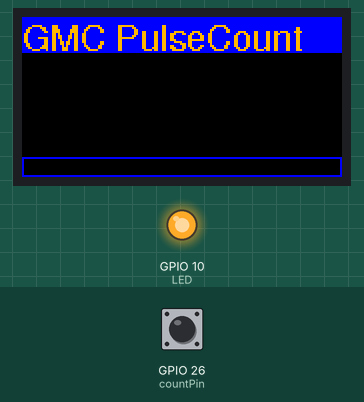
This sketch was run on a simulated ESP32. Shown: 160×80 colour display, output pins drawn as LEDs (lit = HIGH). The inputs (shaded band) are chosen by the test bench; at power-on: GPIO 26 (countPin) HIGH. What the sketch prints to the serial monitor is not drawn.

Above: at 1.3 s.
1.4 s: GPIO 26 (countPin) pulled LOW for 0.15 s
At 2.0 s:
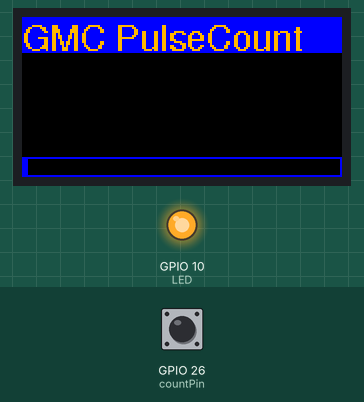
3.0 s: GPIO 26 (countPin) pulled LOW for 1 s
At 4.4 s:
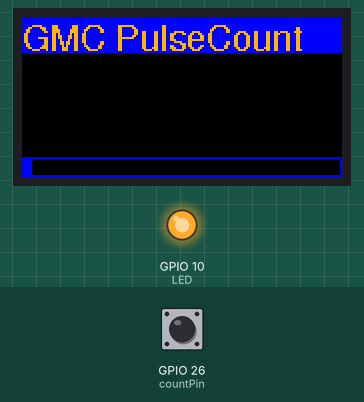
5.5 s: GPIO 26 (countPin) pulled LOW for 0.15 s
At 6.3 s:
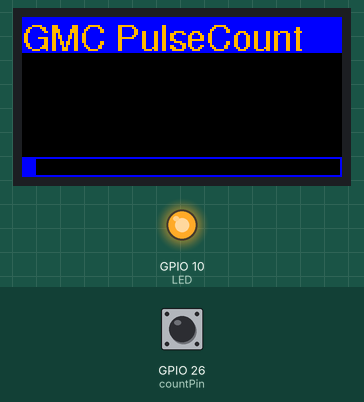
7.1 s: GPIO 26 (countPin) pulled LOW for 1 s
At 7.6 s:
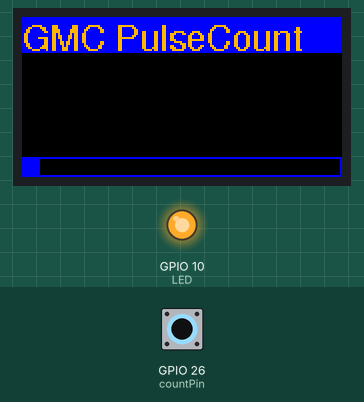
Timing chart, 0 to 10.1 s (numbered marks = the images above; inputs shaded):
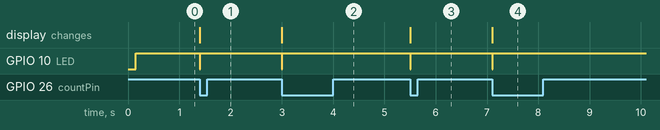

Measured:
- after the input at 1.4 s, GPIO 10 (LED): HIGH → LOW at once, → HIGH 0.01 s later; the display: changes at once (image 1)
- after the input at 3.0 s, GPIO 10 (LED): HIGH → LOW at once, → HIGH 0.01 s later; the display: changes at once (image 2)
- after the input at 5.5 s, GPIO 10 (LED): HIGH → LOW at once, → HIGH 0.01 s later; the display: changes at once (image 3)
- after the input at 7.1 s, GPIO 10 (LED): HIGH → LOW at once, → HIGH 0.01 s later; the display: changes at once (image 4)

The sketch:

M5StickC_GMC_Test.ino
```cpp
/*
 * File: M5StickC_GMC_Test.ino
 *
 * Testprogram for Geiger-Müller-Zähler
 * based on makerGeiger.ino by Bernd Laquai https://github.com/opengeiger/makerGeiger
 *
 * GMC Output must be connected to G26 @ M5StickC. Do not used G36. There is no internal pull-up.
 *
 * 2022-04-16 Claus Kühnel info@ckuehnel.ch
 */

#include <M5StickC.h>

// Stock font and GFXFF reference handle
#define GFXFF 1
#define FF12 &FreeSans9pt7b
#define FF18 &FreeSans12pt7b

#define CalFactor 1

const uint8_t LED = 10;
const uint8_t displayWidth = 80;
const uint8_t displayHeight = 160;
const uint16_t countPin = 26;     // GPIO26 for counting GMC pulses
const uint16_t MAXCNT = 100;
volatile uint16_t counter = 0;
unsigned long tick, oldTime = 0;
volatile boolean iflag = false;

void IRAM_ATTR counterISR()
{
  counter++;
  iflag = true;
  digitalWrite(LED, LOW);
  tick = millis();
}

void setup()
{
  M5.begin();
  Serial.printf("\nReading GMC connected to M5StickC G26\n");
  initLCD();
  pinMode(LED, OUTPUT); digitalWrite(LED, HIGH);
  pinMode(countPin, INPUT_PULLUP);
  attachInterrupt(digitalPinToInterrupt(countPin), counterISR, FALLING);
  M5.Lcd.drawRect(0, 70, displayHeight, 10, BLUE);
}

void loop()
{
  if (iflag)
  {
    iflag = false;
    M5.Lcd.fillRect(1, 71, 1 + (int) counter * 1.77f, 8, BLUE);
  }

  if (millis() - tick > 10) digitalWrite(LED, HIGH);

  if (counter >= MAXCNT)
  {
    detachInterrupt(digitalPinToInterrupt(countPin));
    unsigned long now = millis();
    unsigned long dt = now - oldTime;
    float rate = (float) MAXCNT * 60.0 * 1000.0 / (float) dt/CalFactor;
    Serial.printf("Count rate = %5.1f cmp\n", rate);
    dispValue(round(rate));
    oldTime = millis();
    counter = 0;
    M5.Lcd.fillRect(1, 71, displayHeight-2, 8, BLACK);
    attachInterrupt(digitalPinToInterrupt(countPin), counterISR, FALLING);
  }
}
```

LCD.ino
```cpp
// Display routines

void initLCD(void)
{
  M5.Lcd.setRotation(3);
  M5.Lcd.setFreeFont(FF12);                 // Select the font
  M5.Lcd.setTextDatum(BL_DATUM);
  M5.Lcd.fillRect(0,0,displayHeight,18, BLUE);
  M5.Lcd.setTextColor(TFT_ORANGE, BLUE);
  M5.Lcd.setCursor(0, 16);
  M5.Lcd.print("GMC PulseCount");
  M5.Lcd.setFreeFont(FF18);
  M5.Lcd.setTextColor(WHITE, BLACK);
}

void dispValue(uint32_t number)
{
  M5.Lcd.fillRect(0,40,displayHeight,20, BLACK);
  M5.Lcd.setTextColor(WHITE, BLACK);
  M5.Lcd.drawString(String(number)+ " cpm", 20, 60, GFXFF);
}
```
